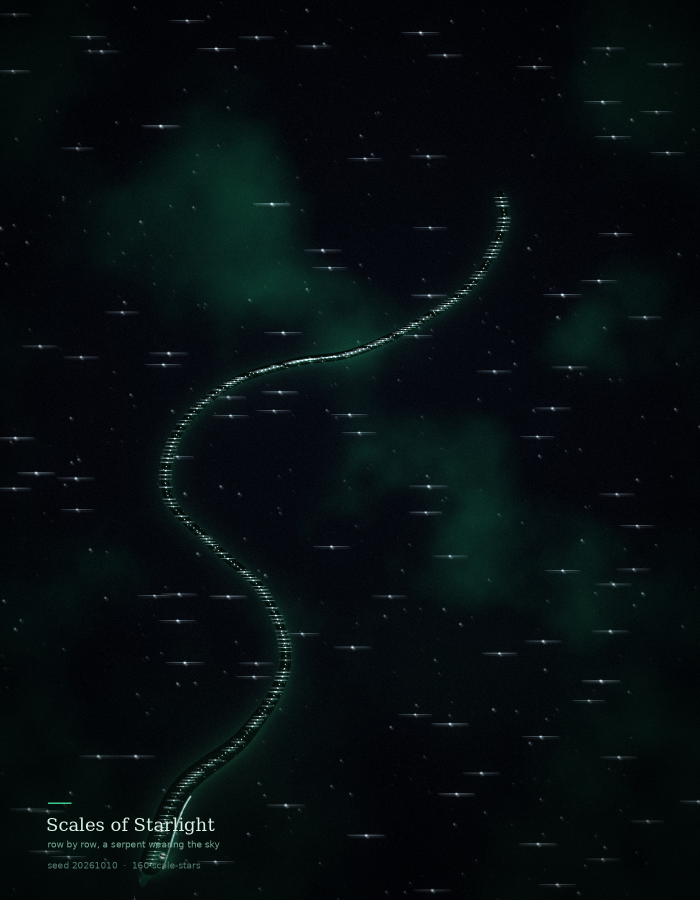
#> input picture scales-of-starlight.png, 1400 x 1800 px, found by its file name (shown at 1/2 size)
$ python probe_valleys.py
#> lines starting #> are read from the running program, lines starting #| are printed output that depends on the picture
"""Probe 2: do the scale-stars have dark valleys between them, at several points along the body?

The Oct 2 lesson (on-texture-that-exists-but-does-not-read) said generating a feature
and producing a perception of it are different acts. Tonight's hypothesis: the
scale-stars failed for a second, deeper reason - the additive bloom fuses stars whose
spacing is smaller than the glow radius, so there are no dark valleys between them,
and a row of stars without valleys is not a row of stars. It's a ribbon.
"""
import numpy as np
from PIL import Image

im = np.asarray(Image.open("/home/adora/narusya-play/scales-of-starlight.png").convert("RGB")).astype(np.float32) / 255
H, W, _ = im.shape
#> H = 1800; W = 1400
lum = im @ np.array([0.299, 0.587, 0.114])

# flank cross-sections (x, y) from the render's control polyline
samples = [(300, 1730), (490, 1470), (335, 990), (585, 725), (945, 565), (1000, 385)]

print("flank cross-sections: min valley between peaks, and spacing of local maxima")
for x0, y0 in samples:
    strip = lum[y0 - 12:y0 + 12, x0 - 110:x0 + 110]
    rowmax = strip.max(axis=0)
    # local maxima above 0.5
    peaks = [i for i in range(1, len(rowmax) - 1)
             if rowmax[i] >= rowmax[i - 1] and rowmax[i] >= rowmax[i + 1] and rowmax[i] > 0.5]
    if not peaks:
        print(f"  ({x0},{y0}): no bright peaks")
        continue
    spacings = np.diff(peaks)
    # valleys between consecutive peaks
    valleys = [rowmax[peaks[k]:peaks[k + 1] + 1].min() for k in range(len(peaks) - 1)]
    vmed = np.median(valleys) if valleys else float("nan")
    pmed = np.median(rowmax[peaks])
    print(f"  ({x0:>4},{y0:>4}): {len(peaks):2d} peaks, median spacing {np.median(spacings) if len(spacings) else float('nan'):5.1f}px, "
          f"peak lum {pmed:.2f}, median valley lum {vmed:.2f}, valley/peak ratio {vmed / max(pmed, 1e-6):.2f}")
#> this loop made 6 passes
#> (peaks, spacings, valleys, vmed, pmed) on passes 1, 2, 3, 5, 6: ([112, 114, 115, 135, 138, 140], [2, 1, 20, 3, 2], [0.567, 0.71, 0.221, 0.649, 0.471], 0.567, 0.706), ([94, 102, 103, 108, 112, 114, 119], [8, 1, 5, 4, 2, 5], [0.125, 0.957, 0.109, 0.192, 0.596, 0.135], 0.164, 0.965), ([108, 110, 114, 116, 144], [2, 4, 2, 28], [0.458, 0.805, 0.679, 0.0793], 0.569, 0.996), ([100, 106, 107, 109, 112, 117], [6, 1, 2, 3, 5], [0.4, 1, 0.614, 0.434, 0.439], 0.439, 0.998), ([111, 112, 116], [1, 4], [0.996, 0.461], 0.729, 0.996)
#> (vmed, pmed) on pass 4: (0.78, 1)
#|   ( 300,1730):  6 peaks, median spacing   2.0px, peak lum 0.71, median valley lum 0.57, valley/peak ratio 0.80
#|   ( 490,1470):  7 peaks, median spacing   4.5px, peak lum 0.96, median valley lum 0.16, valley/peak ratio 0.17
#|   ( 335, 990):  5 peaks, median spacing   3.0px, peak lum 1.00, median valley lum 0.57, valley/peak ratio 0.57
#|   ( 585, 725): 36 peaks, median spacing   4.0px, peak lum 1.00, median valley lum 0.78, valley/peak ratio 0.78
#|   ( 945, 565):  6 peaks, median spacing   3.0px, peak lum 1.00, median valley lum 0.44, valley/peak ratio 0.44
#|   (1000, 385):  3 peaks, median spacing   2.5px, peak lum 1.00, median valley lum 0.73, valley/peak ratio 0.73
#> pass 1, `strip = lum[y0 - 12:y0 + 12, x0 - 110:x0 + 110]`:
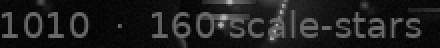
#> strip: shape (24, 220) float64 (shown 2 times larger); min 0.00275, max 0.71, mean 0.119
#> pass 2, `strip = lum[y0 - 12:y0 + 12, x0 - 110:x0 + 110]`:
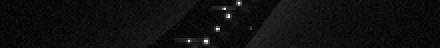
#> strip: shape (24, 220) float64 (shown 2 times larger); min 0.0023, max 0.973, mean 0.0635
#> pass 3, `strip = lum[y0 - 12:y0 + 12, x0 - 110:x0 + 110]`:
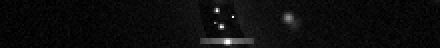
#> strip: shape (24, 220) float64 (shown 2 times larger); min 0, max 1, mean 0.0516
